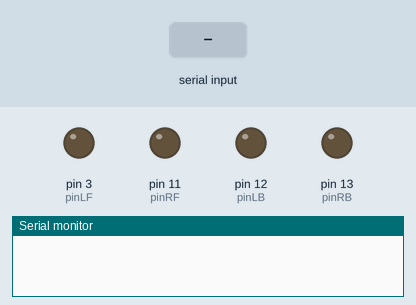
This sketch was run on a simulated Arduino Uno, built with avr-gcc and run on an emulated ATmega328P. On the bench: output pins drawn as LEDs (lit = HIGH), the last lines printed to the serial monitor. Inputs (shaded band) come from the test bench.

Above: at 1.2 s.
1.3 s: "U" received over Serial
At 1.7 s:
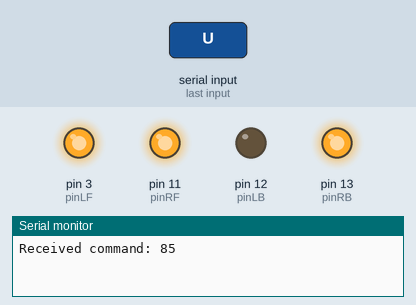
2.8 s: "D" received over Serial
At 4.0 s:
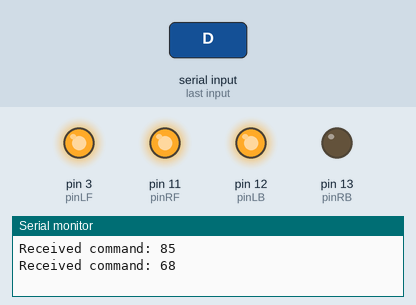
4.3 s: "L" received over Serial
At 5.1 s:
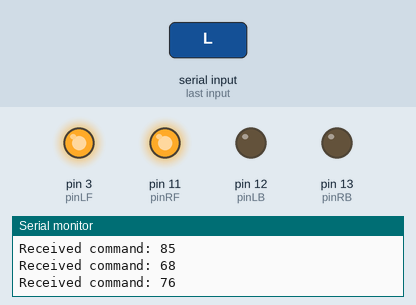
5.8 s: "R" received over Serial
At 6.3 s:
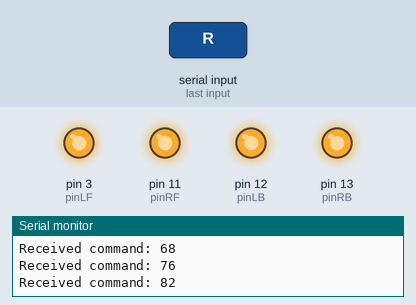
7.3 s: "S" received over Serial
At 8.6 s:
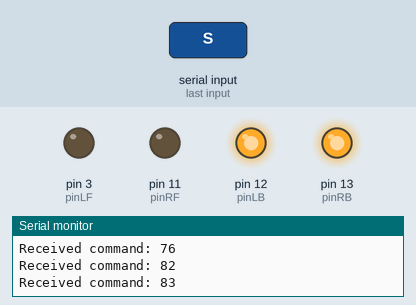
Timing chart, 0 to 9.8 s (numbered marks = the images above; inputs shaded):
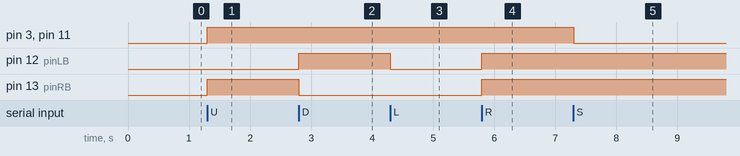

The sketch:

BluetoothControlTank.ino
```cpp
//source code from: http://wiki.keyestudio.com/index.php/Ks0071_keyestudio_Mini_Tank_Robot
//05 April 2018
/*
    L = Left
    R = Right
    F = forward
    B = backward
*/
int pinLB = 12;     // define pin 12
int pinLF = 3;     // define pin 3
int pinRB = 13;    // define pin 13
int pinRF = 11;    // define pin 11
int val;
void setup()
 {
  Serial.begin(9600);     // define pin for motor output
  pinMode(pinLB,OUTPUT); // pin 12
  pinMode(pinLF,OUTPUT); // pin 3 (PWM)
  pinMode(pinRB,OUTPUT); // pin 13
  pinMode(pinRF,OUTPUT); // pin 11 (PWM)
 }
void left()     // move forward
    {
    digitalWrite(pinLB,LOW);    // right wheel moves forward
    digitalWrite(pinRB, LOW);  // left wheel moves forward
    analogWrite(pinLF,255);
    analogWrite(pinRF,255);
    }
void stopp()         // stop
    {
     digitalWrite(pinLB,HIGH);
     digitalWrite(pinRB,HIGH);
     analogWrite(pinLF,0);
     analogWrite(pinRF,0);
    }
void back()        // turn right (single wheel)
    {
   digitalWrite(pinLB,HIGH);  // left wheel moves forward
   digitalWrite(pinRB,LOW); // right wheel moves backward
   analogWrite(pinLF, 255);
   analogWrite(pinRF,255);
    }
void advance()         // turn left (single wheel)
{
   digitalWrite(pinLB,LOW);  // left wheel moves forward
   digitalWrite(pinRB,HIGH); // right wheel moves backward
   analogWrite(pinLF, 255);
   analogWrite(pinRF,255);
    }
  void right()          // move backward
    {digitalWrite(pinLB,HIGH);  // motor moves to left rear
     digitalWrite(pinRB,HIGH);  // motor moves to right rear
     analogWrite(pinLF,255);
     analogWrite(pinRF,255);
    }


void loop()
    { val=Serial.read();
    if (val==-1) return;
  Serial.print("Received command: ");
  Serial.println(val);
    if(val=='U')advance();
    if(val=='D')back();
    if(val=='L')left() ;
    if(val=='R')right();
if(val=='S')stopp();
}
```

Measured:
- after the input at 1.3 s, pin 3 (pinLF), pin 11 (pinRF), pin 13 (pinRB): LOW → HIGH at once
- after the input at 2.8 s, pin 12 (pinLB): LOW → HIGH at once; pin 13 (pinRB): HIGH → LOW at once
- after the input at 4.3 s, pin 12 (pinLB): HIGH → LOW at once
- after the input at 5.8 s, pin 12 (pinLB), pin 13 (pinRB): LOW → HIGH at once
- after the input at 7.3 s, pin 3 (pinLF), pin 11 (pinRF): HIGH → LOW at once
